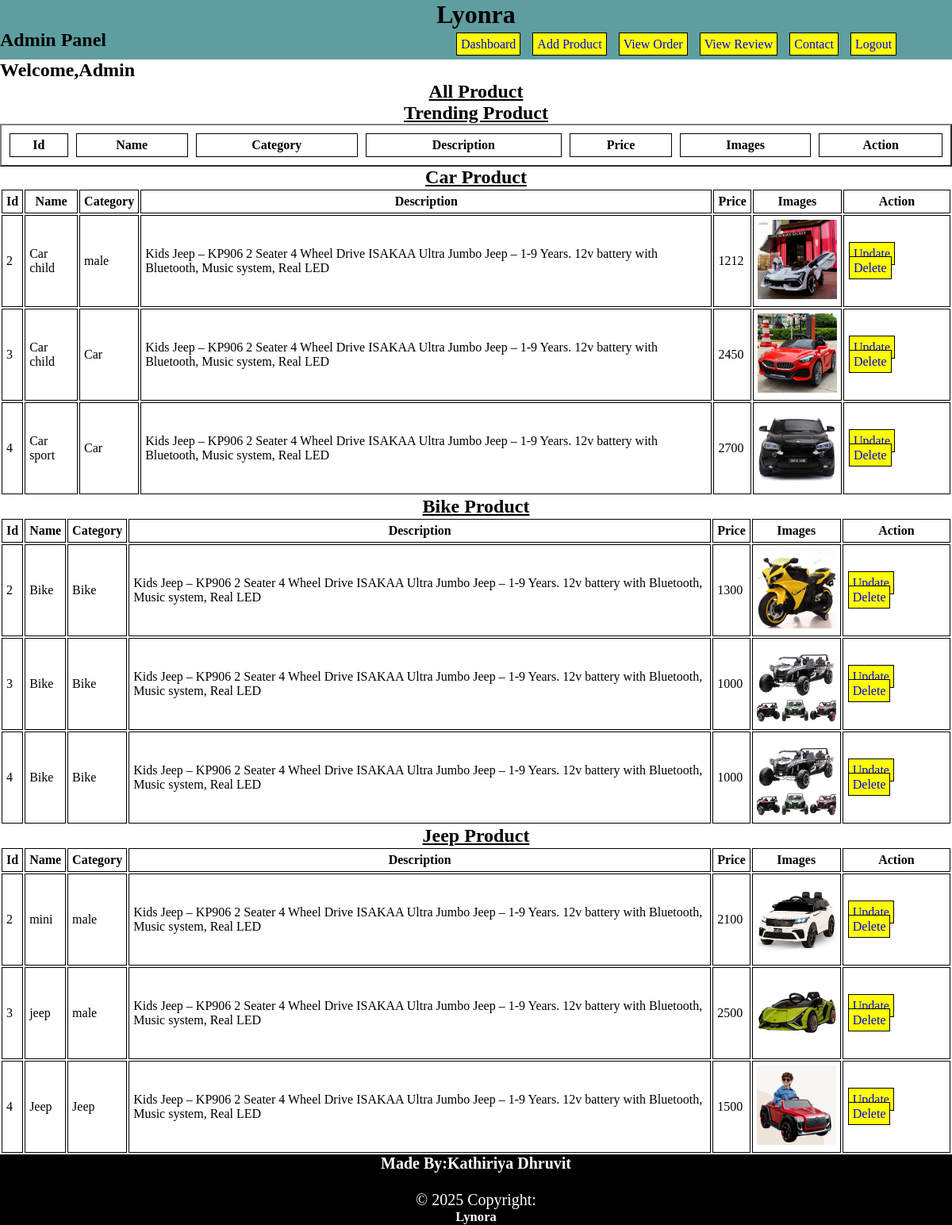
The app's page /admin/Adminpanel.php (signed in) with its own data.
### tables this page shows
CREATE TABLE `car` (
  `p_id` int(20) NOT NULL,
  `title` varchar(30) NOT NULL,
  `category` varchar(10) NOT NULL,
  `description` varchar(300) NOT NULL,
  `price` float NOT NULL,
  `images` varchar(20) NOT NULL
);

CREATE TABLE `bike` (
  `p_id` int(20) NOT NULL,
  `title` varchar(30) NOT NULL,
  `category` varchar(20) NOT NULL,
  `description` varchar(300) NOT NULL,
  `price` float NOT NULL,
  `images` varchar(20) NOT NULL
);

CREATE TABLE `jeep` (
  `p_id` int(20) NOT NULL,
  `title` varchar(30) NOT NULL,
  `category` varchar(20) NOT NULL,
  `description` varchar(300) NOT NULL,
  `price` float NOT NULL,
  `images` varchar(20) NOT NULL
);

### admin/AdminPanel.php (the view, shortened to what this page needs)
<?php
if (isset($_SESSION['Name']) && isset($_SESSION['Password'])) {
    include 'AdminHeader.php';
    include '../conn.php';
?>
<!DOCTYPE html>
<html>
<head>
</head>
<body>
	<center><b><u><h2>All Product</h2></u></b>
		<b><u><h2>Trending Product</h2></u></b>
	</center>
	<table cellpadding="10" cellspacing="10" border="2">
		<tr>
			<th>Id</th><th>Name</th><th>Category</th><th>Description</th><th>Price</th><th>Images</th><th>Action</th>
		</tr>
	</table>
	<center><b><u><h2>Car Product</h2></u></b></center>
	<table>
		<tr>
			<th>Id</th><th>Name</th><th>Category</th><th>Description</th><th>Price</th><th>Images</th><th>Action</th>
		</tr>
		<?php
		$qry = mysqli_query($con, "SELECT * FROM car");
		while ($row = mysqli_fetch_assoc($qry)) {
		    echo "<tr>
		            <td>{$row['p_id']}</td>
		            <td>{$row['title']}</td>
		            <td>{$row['category']}</td>
		            <td>{$row['description']}</td>
		            <td>{$row['price']}</td>
		            <td><img src='../uploads/{$row['images']}' alt='Product Image'></td>
		            <td>
		                <a href='update.php?table=car&p_id={$row['p_id']}'>Update</a>
		                <a href='delete.php?table=car&p_id={$row['p_id']}'>Delete</a>
		            </td>
		          </tr>";
		}
		?>
	</table>
	<center><b><u><h2>Bike Product</h2></u></b></center>
	<table>
		<tr>
			<th>Id</th><th>Name</th><th>Category</th><th>Description</th><th>Price</th><th>Images</th><th>Action</th>
		</tr>
		<?php
		$qry = mysqli_query($con, "SELECT * FROM bike");
		while ($row = mysqli_fetch_assoc($qry)) {
		    echo "<tr>
		            <td>{$row['p_id']}</td>
		            <td>{$row['title']}</td>
		            <td>{$row['category']}</td>
		            <td>{$row['description']}</td>
		            <td>{$row['price']}</td>
		            <td><img src='../uploads/{$row['images']}' alt='Product Image'></td>
		            <td>
		                <a href='update.php?table=bike&p_id={$row['p_id']}'>Update</a>
		                <a href='delete.php?table=bike&p_id={$row['p_id']}'>Delete</a>
		            </td>
		          </tr>";
		}
		?>
	</table>
	<center><b><u><h2>Jeep Product</h2></u></b></center>
	<table>
		<tr>
			<th>Id</th><th>Name</th><th>Category</th><th>Description</th><th>Price</th><th>Images</th><th>Action</th>
		</tr>
		<?php
		$qry = mysqli_query($con, "SELECT * FROM jeep");
		while ($row = mysqli_fetch_assoc($qry)) {
		    echo "<tr>
		            <td>{$row['p_id']}</td>
		            <td>{$row['title']}</td>
		            <td>{$row['category']}</td>
		            <td>{$row['description']}</td>
		            <td>{$row['price']}</td>
		            <td><img src='../uploads/{$row['images']}' alt='Product Image'></td>
		            <td>
		                <a href='update.php?table=jeep&p_id={$row['p_id']}'>Update</a>
		                <a href='delete.php?table=jeep&p_id={$row['p_id']}'>Delete</a>
		            </td>
		          </tr>";
		}
		?>
	</table>
	<div style="color:white; text-align:center;background:black; font-size:20px;">
		<h4>Made By:Kathiriya Dhruvit</h4><br>
        © 2025 Copyright: <h5>Lynora</h5>
	</div>
</body>
</html>
<?php
}
else
{
    include 'login.php';
}
?>

### admin/AdminHeader.php (shortened to what this page needs)
<?php
if (isset($_SESSION['Name']) && isset($_SESSION['Password'])){
?>
<!DOCTYPE html>
<html>
<head>
</head>
<body>
	<h1>Lyonra</h1>
	<header>
		<h2>Admin Panel</h2>
	<nav>
		<a href="Adminpanel.php">Dashboard</a>
		<a href="Add_Product_Form.php">Add Product</a>
		<a href="order_show.php">View Order</a>
		<a href="review.php">View Review</a>
		<a href="contact.php">Contact</a>
		<a href="logout.php">Logout</a>
	</nav>
</header>
	<div class="main">
		<h2>Welcome,Admin</h2>
	</div>
</body>
</html>
<?php
}
else
{
	header("Location:login.php");
}
?>

### admin/AdminHeader.php (style rules this page uses)
* { margin: 0; padding: 0; box-sizing: border-box; }
header { background-color: cadetblue; display: flex; }
h1 { background-color: cadetblue; text-align: center; }
nav { flex-flow: row; padding: 10px; margin-left: 430px; }
a { text-decoration: none; border: 1px solid black; background-color: yellow; text-align: center; margin-right: 10px; padding: 5px; }

### admin/AdminPanel.php (style rules this page uses)
table { width: 100%; }
th, td { padding: 5px; border: 1px solid black; }
img { height: 100px; width: 100px; }
a { text-decoration: none; margin-left: 1px; gap: 200px; }

### records on screen
car: p_id "2", title "Car child", category "male", description "Kids Jeep – KP906 2 Seater 4 Wheel Drive ISAKAA Ultra Jumbo Jeep – 1-9 Years. 12v battery with Bluetooth, Music system, Real LED", price "1212", images (picture)
car: p_id "3", title "Car child", category "Car", description "Kids Jeep – KP906 2 Seater 4 Wheel Drive ISAKAA Ultra Jumbo Jeep – 1-9 Years. 12v battery with Bluetooth, Music system, Real LED", price "2450", images (picture)
car: p_id "4", title "Car sport", category "Car", description "Kids Jeep – KP906 2 Seater 4 Wheel Drive ISAKAA Ultra Jumbo Jeep – 1-9 Years. 12v battery with Bluetooth, Music system, Real LED", price "2700", images (picture)
bike: p_id "2", title "Bike", category "Bike", description "Kids Jeep – KP906 2 Seater 4 Wheel Drive ISAKAA Ultra Jumbo Jeep – 1-9 Years. 12v battery with Bluetooth, Music system, Real LED", price "1300", images (picture)
bike: p_id "3", title "Bike", category "Bike", description "Kids Jeep – KP906 2 Seater 4 Wheel Drive ISAKAA Ultra Jumbo Jeep – 1-9 Years. 12v battery with Bluetooth, Music system, Real LED", price "1000", images (picture)
bike: p_id "4", title "Bike", category "Bike", description "Kids Jeep – KP906 2 Seater 4 Wheel Drive ISAKAA Ultra Jumbo Jeep – 1-9 Years. 12v battery with Bluetooth, Music system, Real LED", price "1000", images (picture)
jeep: p_id "2", title "mini", category "male", description "Kids Jeep – KP906 2 Seater 4 Wheel Drive ISAKAA Ultra Jumbo Jeep – 1-9 Years. 12v battery with Bluetooth, Music system, Real LED", price "2100", images (picture)
jeep: p_id "3", title "jeep", category "male", description "Kids Jeep – KP906 2 Seater 4 Wheel Drive ISAKAA Ultra Jumbo Jeep – 1-9 Years. 12v battery with Bluetooth, Music system, Real LED", price "2500", images (picture)
jeep: p_id "4", title "Jeep", category "Jeep", description "Kids Jeep – KP906 2 Seater 4 Wheel Drive ISAKAA Ultra Jumbo Jeep – 1-9 Years. 12v battery with Bluetooth, Music system, Real LED", price "1500", images (picture)
